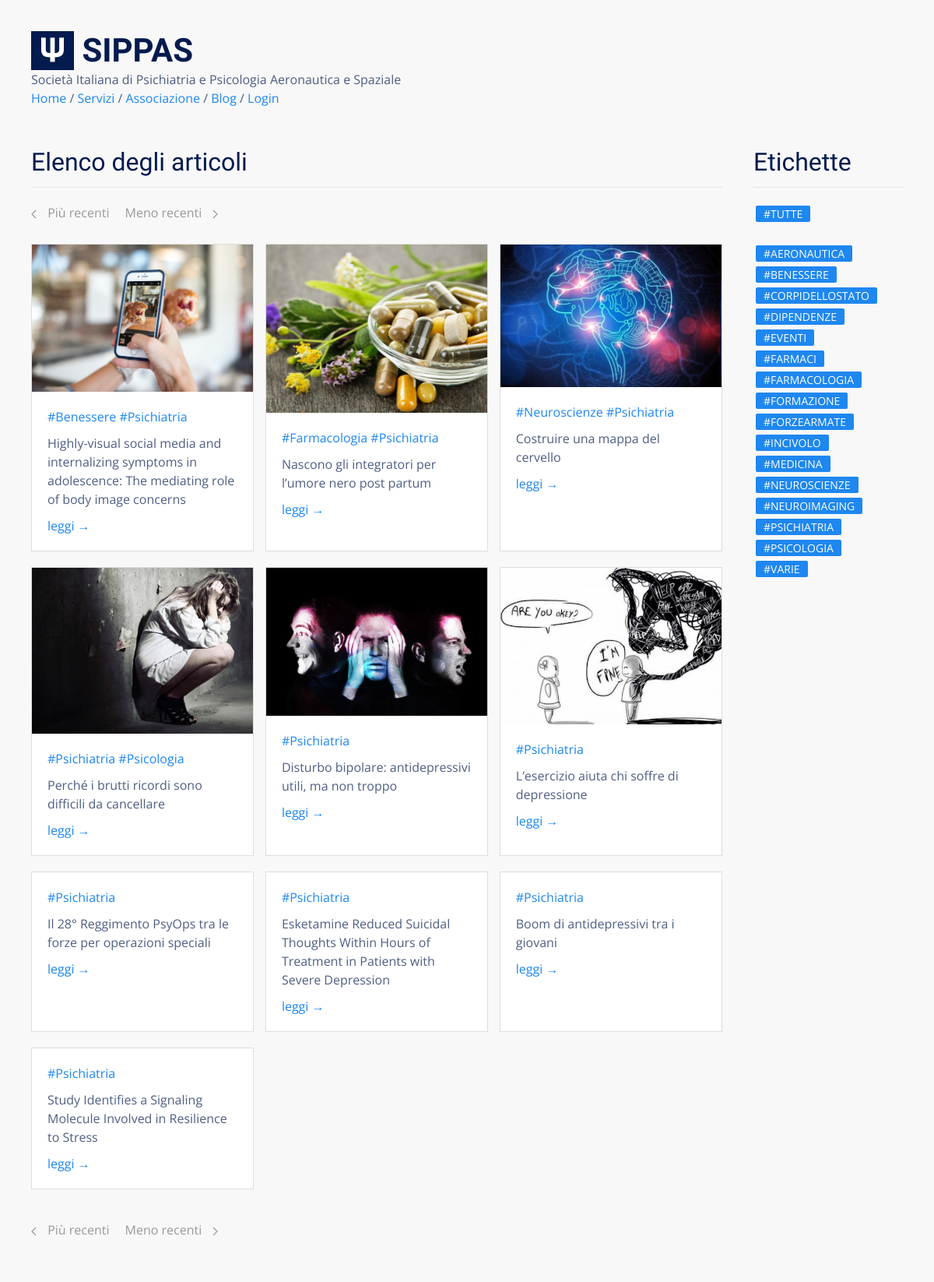
Screenshot of /blog/ with the database file from the repository.
### tables this page shows
CREATE TABLE "posts" (
  "id" integer NOT NULL PRIMARY KEY AUTOINCREMENT,
  "title" text,
  "body" TEXT,
  "teaser" text,
  "tags" TEXT,
  "is_sticky" integer,
  "author_id" text,
  "created_at" TEXT,
  "updated_at" text,
  "published_at" TEXT
);

### flaskApp/blueprints/blog/routes.py (the view)
@bp_blog.route("/")
@cache.cached()
def posts():
  posts = query_db('SELECT * FROM posts ORDER BY id DESC LIMIT {}'.format(BLOG_PAGE_SIZE))
  return render_template(
    "blog/posts.html",
    posts=posts,
    tags=TAGS,
    pagination="blog/posts_pagination.html"
  )

### flaskApp/db/sqlite.py (called while the page is built)
def get_db():
  if "db" not in g:
    g.db = sqlite3.connect(
      db_path,
      detect_types = sqlite3.PARSE_DECLTYPES,
      isolation_level = "DEFERRED"
    )
    g.db.cursor().execute("PRAGMA journal_mode=WAL")
    g.db.row_factory = sqlite3.Row
  return g.db

def query_db(query, args=(), one = False):
  with closing(get_db().cursor().execute(query, args)) as cur:
    rv = cur.fetchall()
    return (rv[0] if rv else None) if one else rv

### flaskApp/blueprints/blog/templates/blog/posts.html
{% extends 'base.html' %}
{% block content %}
<div class="uk-section">
  <div class="uk-container">
    <div class="uk-grid">
      <div class="uk-width-4-5">
        <h2 class="uk-heading-divider">Elenco degli articoli</h2>
        {% if posts %}
          <div class="uk-margin">
            {% include pagination %}
          </div>
          {% include 'blog/posts_list.html' %}
        {% else %}
          <div class="uk-margin">
            Nessun articolo trovato.
          </div>
        {% endif %}
      </div>
      <div class="uk-width-expand">
        <div>
          <h2 class="uk-heading-divider">Etichette</h2>
          {% include 'blog/tags_list.html' %}
        </div>
      </div>
    </div>
    {% if posts %}
      <div class="uk-margin">
        {% include pagination %}
      </div>
    {% endif %}
  </div>
</div>
{% endblock %}

### flaskApp/blueprints/blog/templates/blog/posts_list.html
<div class="uk-grid uk-grid-match uk-grid-small">
{% for p in posts %}
  <div class="uk-width-1-3@s uk-margin-bottom">
    <div class="uk-card uk-card-default uk-card-small uk-margin">
      {% if p.teaser %}
        <div class="uk-card-media-top">
          <img src="{{ url_for('static', filename='blog/' + p.id | string + '/' + p.teaser) }}" />
        </div>
      {% endif %}
      <div class="uk-card-body ">
          {% for tag in p.tags.split(' ') %} <a href="{{ url_for('blog.posts_tagged', tag=tag) }}">{{ tag }}</a> {% endfor %}<br>
          <p class="uk-margin-small">{{ p.title }}</p>
          <a href="{{ url_for('blog.view_post', id=p.id) }}">leggi &rarr;</a>
      </div>
    </div>
  </div>
{% endfor %}
</div>

### flaskApp/templates/base.html (style rules this page uses)
html { font-family: 'Open Sans', sans-serif; font-size: 16px; font-weight: normal; line-height: 1.5; background: #f8f8f8; color: rgba(3,27,78,0.7) !important; }
h1, .uk-h1, h2, .uk-h2, h3, .uk-h3, h4, .uk-h4, h5, .uk-h5, h6, .uk-h6 { font-family: 'Yanone Kaffeesatz', sans-serif; margin: 0 0 20px 0; font-weight: normal; color: #031b4e; text-transform: none; }
.uk-section { padding: 0px; padding-top: 30px; }
.uk-card-default { color: rgba(3,27,78,0.7) !important; box-shadow: none; border: 1px solid #ddd; }

### rows the page displays
posts: id+teaser (picture), tag "#Benessere" "#Psichiatria", title "Highly-visual social media and internalizing symptoms in adolescence: The mediating role of body image concerns"
posts: id+teaser (picture), tag "#Farmacologia" "#Psichiatria", title "Nascono gli integratori per l’umore nero post partum"
posts: id+teaser (picture), tag "#Neuroscienze" "#Psichiatria", title "Costruire una mappa del cervello"
posts: id+teaser (picture), tag "#Psichiatria" "#Psicologia", title "Perché i brutti ricordi sono difficili da cancellare"
posts: id+teaser (picture), tags "#Psichiatria", title "Disturbo bipolare: antidepressivi utili, ma non troppo"
posts: id+teaser (picture), tags "#Psichiatria", title "L’esercizio aiuta chi soffre di depressione"
posts: tags "#Psichiatria", title "Il 28° Reggimento PsyOps tra le forze per operazioni speciali"
posts: tags "#Psichiatria", title "Esketamine Reduced Suicidal Thoughts Within Hours of Treatment in Patients with Severe Depression"
posts: tags "#Psichiatria", title "Boom di antidepressivi tra i giovani"
posts: tags "#Psichiatria", title "Study Identifies a Signaling Molecule Involved in Resilience to Stress"

### other values shown
{{ t }} "#AERONAUTICA" "#BENESSERE" "#CORPIDELLOSTATO" "#DIPENDENZE" "#EVENTI" "#FARMACI" "#FARMACOLOGIA" "#FORMAZIONE" "#FORZEARMATE" "#INCIVOLO" "#MEDICINA" "#NEUROSCIENZE" "#NEUROIMAGING" "#PSICHIATRIA" "#PSICOLOGIA" "#VARIE"
